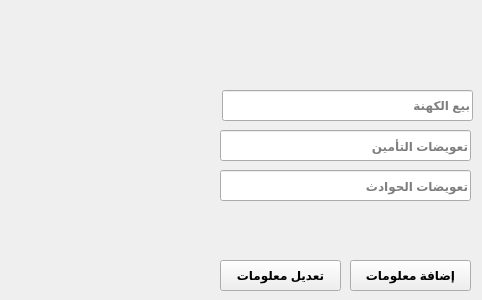
    <widget class="QWidget" name="tab_5">
     <attribute name="title">
      <string>الإيرادات</string>
     </attribute>
     <widget class="QPushButton" name="btn_Add_Revenu_Info">
      <property name="geometry">
       <rect>
        <x>350</x>
        <y>260</y>
        <width>121</width>
        <height>31</height>
       </rect>
      </property>
      <property name="font">
       <font>
        <weight>75</weight>
        <bold>true</bold>
       </font>
      </property>
      <property name="text">
       <string>إضافة معلومات</string>
      </property>
     </widget>
     <widget class="QPushButton" name="btn_Update_Revenu_Info">
      <property name="geometry">
       <rect>
        <x>220</x>
        <y>260</y>
        <width>121</width>
        <height>31</height>
       </rect>
      </property>
      <property name="font">
       <font>
        <weight>75</weight>
        <bold>true</bold>
       </font>
      </property>
      <property name="text">
       <string>تعديل معلومات</string>
      </property>
     </widget>
     <widget class="QLineEdit" name="lineEdit_32">
      <property name="geometry">
       <rect>
        <x>222</x>
        <y>90</y>
        <width>251</width>
        <height>31</height>
       </rect>
      </property>
      <property name="font">
       <font>
        <weight>75</weight>
        <bold>true</bold>
       </font>
      </property>
      <property name="layoutDirection">
       <enum>Qt::RightToLeft</enum>
      </property>
      <property name="placeholderText">
       <string>بيع الكهنة</string>
      </property>
     </widget>
     <widget class="QLineEdit" name="lineEdit_33">
      <property name="geometry">
       <rect>
        <x>220</x>
        <y>170</y>
        <width>251</width>
        <height>31</height>
       </rect>
      </property>
      <property name="font">
       <font>
        <weight>75</weight>
        <bold>true</bold>
       </font>
      </property>
      <property name="placeholderText">
       <string>تعويضات الحوادث</string>
      </property>
     </widget>
     <widget class="QLineEdit" name="lineEdit_34">
      <property name="geometry">
       <rect>
        <x>220</x>
        <y>130</y>
        <width>251</width>
        <height>31</height>
       </rect>
      </property>
      <property name="font">
       <font>
        <weight>75</weight>
        <bold>true</bold>
       </font>
      </property>
      <property name="placeholderText">
       <string>تعويضات التأمين</string>
      </property>
     </widget>
    </widget>
